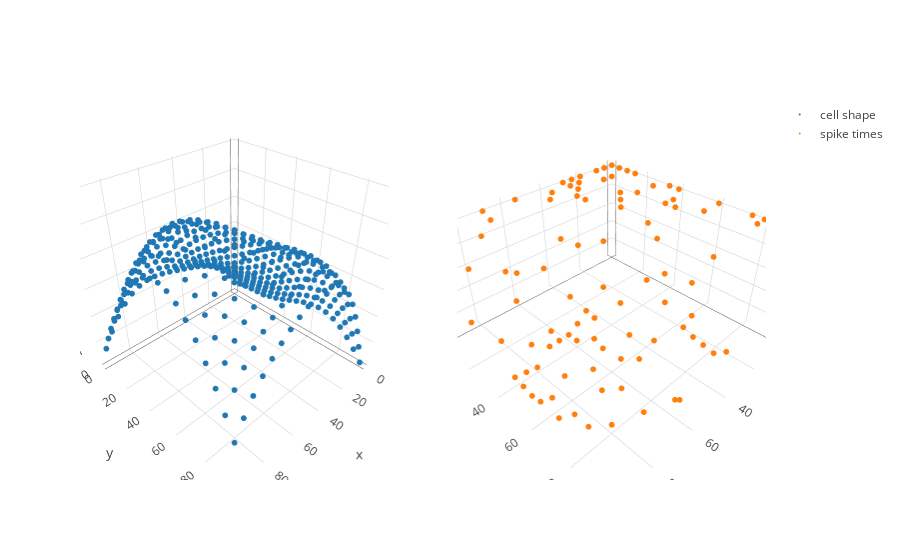

The notebook cell this image was saved under:
### Markdown cell above
**Short description of problem**: We want to infer the conditional probability of a neuron firing given stimulation at particular spatial locations. We let $s_i$ denote the "gain" of stimulation at a given location $x_i$. On the right, we assume that we stimulate the neuron at a set of spatial locations $\{x_i\}_{i=1}^N$, and we receive the timing of the first spikes $\{y_i\}_{i=1}^N$. This $y_i$ is some stochastic function of $s_i$. For intuition, note that where the gain of stimulation is higher, the neurons tend to fire sooner.

The inference problem is as follows: given the timings of spikes at a sub-grid of stimulation locations, we want to infer the overall cell shape and quantify our uncertainty.  For inference, we put a GP prior on $\log s$.

$$\log s \sim \mathcal{GP}(\mu(\cdot), K(\cdot, \cdot))$$
$$y_i \sim \text{LIF}(s(x_i))$$

where LIF denotes a leaky integrate and fire likelihood, where the only free parameter is $s$.

### Code cell
X = sim.sim_X_equispaced(D = 2, N_dim = 20, lower=0, upper=100)
f = sim.sim_f(X, rbf, inv_softmax(np.array([40., 2.])), mu = 4.) - 1e-3*np.sum(np.square(X-50), 1)
lif_gen = LIFSim()
spikes = lif_gen.sim(f).astype(np.int32)

X_part, y_part = sim.rand_partial_grid(X, spikes, 0.25)
X_full, y_full, obs_idx, imag_idx = sim.fill_grid(X_part, y_part)
color = np.zeros(X_full.shape[0])
color[obs_idx] = 1.0

trace_func = go.Scatter3d(x = X[:,0], y = X[:,1], z=f, mode = 'markers', marker=dict(size = 2,), name = "cell shape")
trace_draws = go.Scatter3d(x = X_part[:,0], y = X_part[:,1], z=y_part, mode = 'markers', marker=dict(size = 2), name = "spike times")
fig = tools.make_subplots(rows=1, cols=2, specs=[[{'is_3d': True}, {'is_3d': True}]])
fig.append_trace(trace_func, 1, 1)
fig.append_trace(trace_draws, 1, 2)
iplot(fig)

### Figure 1 — Plotly figure (JSON) as saved in the notebook; plotly's stock layout.template omitted (floating-point values rounded to 4 significant figures; data arrays with more than 128 entries replaced by an {"elided": "..."} marker saying what was removed)
{"data": [{"marker": {"size": 2}, "mode": "markers", "name": "cell shape", "scene": "scene1", "type": "scatter3d", "x": {"elided": "400 int values"}, "y": {"elided": "400 int values"}, "z": {"elided": "400 float values"}}, {"marker": {"size": 2}, "mode": "markers", "name": "spike times", "scene": "scene2", "type": "scatter3d", "x": [0, 0, 0, 0, 0, 0, 0, 0, 0, 5, 5, 5, 5, 10, 10, 10, 10, 10, 10, 15, 15, 15, 15, 15, 20, 20, 20, 25, 25, 25, 25, 25, 25, 25, 30, 30, 30, 30, 30, 30, 30, 30, 30, 30, 30, 30, 35, 35, 40, 40, 40, 40, 45, 45, 45, 50, 50, 50, 50, 55, 55, 55, 55, 55, 55, 60, 60, 60, 65, 65, 65, 65, 65, 65, 70, 70, 70, 70, 70, 70, 70, 75, 75, 75, 80, 80, 80, 85, 85, 85, 85, 90, 90, 90, 90, 90, 90, 95, 95, 95], "y": [0, 5, 10, 15, 35, 40, 60, 75, 80, 0, 30, 80, 85, 0, 10, 45, 60, 90, 95, 10, 30, 45, 50, 70, 0, 25, 65, 0, 5, 30, 45, 50, 55, 70, 0, 5, 10, 25, 35, 50, 60, 70, 75, 80, 85, 90, 15, 20, 5, 20, 35, 45, 10, 15, 55, 25, 35, 40, 65, 0, 15, 35, 45, 50, 60, 35, 40, 90, 10, 30, 35, 55, 70, 95, 0, 5, 10, 15, 35, 65, 85, 5, 30, 50, 40, 80, 95, 10, 25, 40, 55, 40, 45, 50, 55, 65, 80, 5, 25, 80], "z": [51, 51, 51, 51, 51, 51, 51, 51, 51, 51, 51, 51, 51, 51, 51, 51, 51, 51, 51, 51, 51, 51, 51, 37, 51, 51, 25, 51, 51, 51, 46, 41, 27, 14, 51, 51, 51, 32, 51, 24, 18, 11, 9, 8, 7, 11, 51, 51, 51, 32, 18, 15, 51, 35, 7, 13, 11, 10, 4, 51, 25, 7, 5, 3, 4, 4, 4, 9, 25, 6, 4, 2, 3, 17, 51, 49, 28, 16, 4, 2, 7, 44, 5, 2, 3, 5, 51, 36, 10, 4, 2, 5, 4, 3, 4, 4, 13, 51, 25, 23]}], "layout": {"scene1": {"domain": {"x": [0, 0.45], "y": [0, 1]}}, "scene2": {"domain": {"x": [0.55, 1], "y": [0, 1]}}}}
